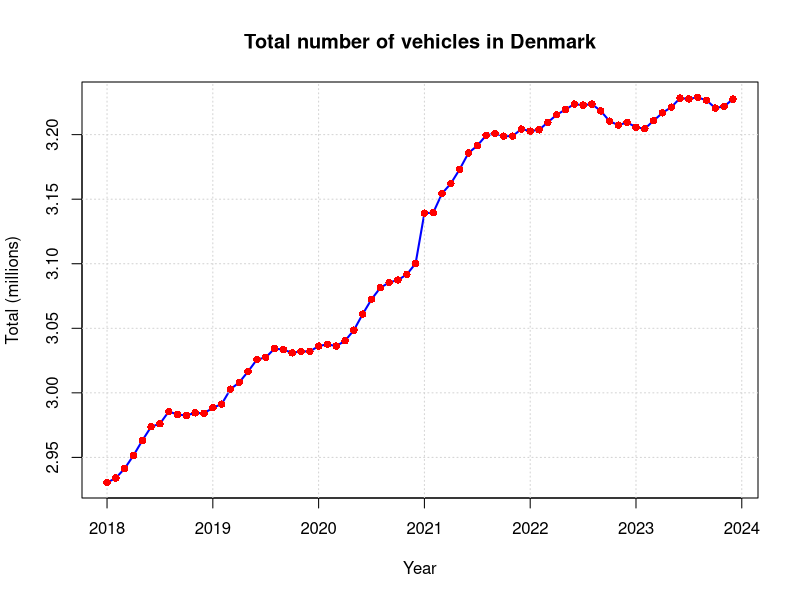
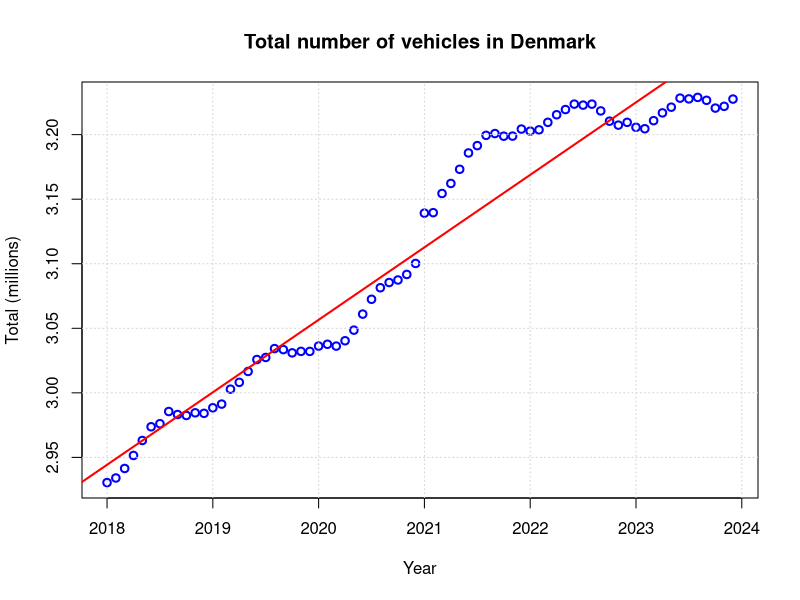
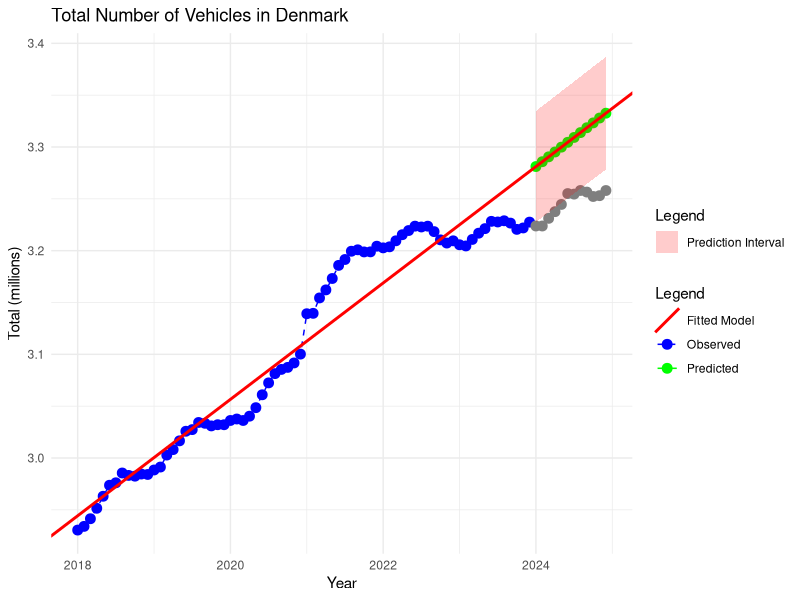
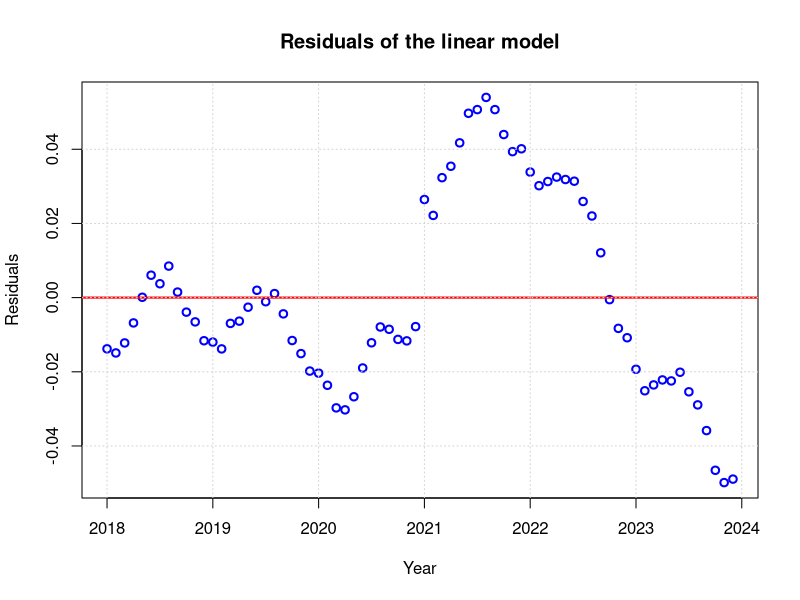
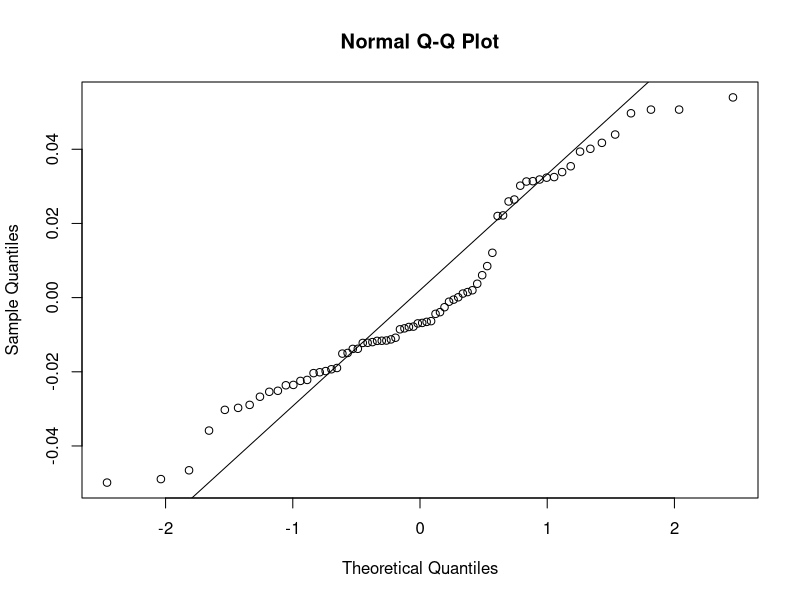
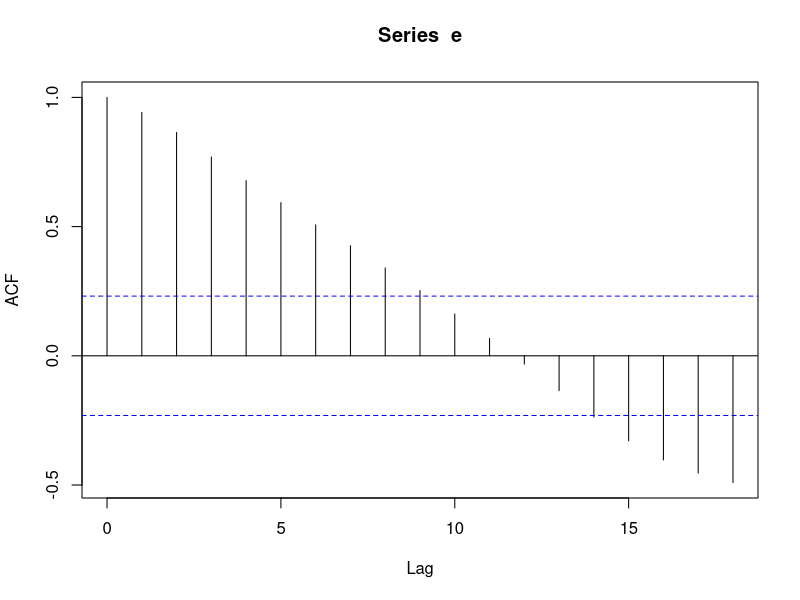

Write the R code that produced these figures, in order. (Note: this script raises an error after producing the figures.)
### Read training data
# ! Perhaps you need to set the working directory!?
# setwd("/home/pbac/g/course02417/2025/assignment1")

# setwd("C:/Users/sofie/OneDrive/Time Series Analysis/02147")
D <- read.csv("DST_BIL54.csv")
str(D)

# See the help
?strftime
D$time <- as.POSIXct(paste0(D$time, "-01"), "%Y-%m-%d", tz = "UTC")
D$time
class(D$time)

## Year to month for each of them
D$year <- 1900 + as.POSIXlt(D$time)$year + as.POSIXlt(D$time)$mon / 12

## Make the output variable a floating point (i.e.\ decimal number)
D$total <- as.numeric(D$total) / 1E6

## Divide intro train and test set
teststart <- as.POSIXct("2024-01-01", tz = "UTC")
Dtrain <- D[D$time < teststart, ]
Dtest <- D[D$time >= teststart, ]


################################################
# 1 Plot data
################################################


# 1.1 Make an array with train set with the year + month/12
x <- 1900 + as.POSIXlt(Dtrain$time)$year + as.POSIXlt(Dtrain$time)$mon / 12

# plot dtotal with x
plot(x, Dtrain$total, xlab = "Year", ylab = "Total (millions)", main = "Total number of vehicles in Denmark", type = "l", col = "blue", lwd = 2)
grid() # Add grid lines
points(x, Dtrain$total, pch = 16, col = "red") # Add points to the plot


################################################
# 2 Linear Trend model
################################################

# 2.2 Fit a linear model
fit <- lm(Dtrain$total ~ x)
summary(fit)
# intercept and slope
# Plot the estimated mean as a line with the observations as points
plot(x, Dtrain$total, xlab="Year", ylab="Total (millions)", main="Total number of vehicles in Denmark", type="p", col="blue", lwd=2)
grid() # Add grid lines
abline(fit, col="red", lwd=2) # Add the fitted line to the plot


# 2.3 Forecast for next 12 months
xnew <- 1900 + as.POSIXlt(Dtest$time)$year + as.POSIXlt(Dtest$time)$mon / 12
pred <- predict(fit, data.frame(x = xnew))

# prediction interval
pred_int <- predict(fit, data.frame(x = xnew), interval = "prediction")
lwr <- pred_int[, 2]
upr <- pred_int[, 3]


# 2.4 Plot the forecast

library(ggplot2)

# Create a dataframe for the observations (training data)
df_train <- data.frame(Year = x, Total = Dtrain$total, Type = "Observed")
df_test <- data.frame(Year = xnew, Total = Dtest$total, Type = "Test")

# Create a dataframe for the predictions
df_pred <- data.frame(Year = xnew, Total = pred, Type = "Predicted")


# Create the plot
library(ggplot2)

ggplot() +
  # Observed data (training set)
  geom_point(data = df_train, aes(x = Year, y = Total, color = "Observed"), size = 3) +  
  geom_line(data = df_train, aes(x = Year, y = Total, color = "Observed"), linetype = "dashed") +  
  
  # Predicted data
  geom_point(data = df_pred, aes(x = Year, y = Total, color = "Predicted"), size = 3) +  
  geom_line(data = df_pred, aes(x = Year, y = Total, color = "Predicted")) +  
  
  # test data
  geom_point(data = df_test, aes(x = Year, y = Total, color = "Test"), size = 3) +
  # Fitted regression line (now correctly red)
  geom_abline(aes(intercept = coef(fit)[1], slope = coef(fit)[2], color = "Fitted Model"), linewidth = 1) +  

  # Confidence interval for predictions
  geom_ribbon(data = df_pred, aes(x = Year, ymin = lwr, ymax = upr, fill = "Prediction Interval"), alpha = 0.2) +
  
  # Labels
  labs(title = "Total Number of Vehicles in Denmark",
       x = "Year", y = "Total (millions)", color = "Legend", fill = "Legend") +
  
  # Define colors for legend
  scale_color_manual(values = c("Observed" = "blue", "Predicted" = "green", "Fitted Model" = "red")) +
  scale_fill_manual(values = c("Prediction Interval" = "red")) +
  
  # Minimal theme
  theme_minimal()


# 2.5 Investigate the residuals of the model. Are the model assumptions fulfilled?

# Residuals
e <- fit$residuals

# Plot residuals
plot(x, e, xlab = "Year", ylab = "Residuals", main = "Residuals of the linear model", type = "p", col = "blue", lwd = 2)
abline(h = 0, col = "red", lwd = 2) # Add a horizontal line at 0
grid() # Add grid lines

# qq plot of residuals:
qqnorm(e)
qqline(e)

# ACF plot of residuals
acf(e)

# Assumptions
# - No correlation between residuals (ACF plot)
# - Constant variance of residuals (plot of residuals)
# - Normally distributed residuals (qq plot of residuals)


################################################
# WLS - Local Linear trend model
################################################

# 3.1. Describe the variance-covariance matrix  for the local model and compare it to the variance-covariance matrix of the corresponding global model

# Variance - covariance for global model, all weights are 1 as we value all observations equally
SIGMA <- diag(n)

# Variance-covariance for local model
# Weights are increasing with time as we value recent observations more
lambda = 0.9
weights <- lambda^((n-1):0)

# Create a diagonal matrix with the weights
SIGMA <- diag(n)*1/weights
W = diag(n)*weights


# 3.2 plot the weights vs. time
plot(x, weights, type = "l", xlab = "Time", ylab = "Weights", main = "Weights for local model", col = "blue", lwd = 2)
grid() # Add grid lines

# 3.3 Sum of all lambda weights
sum(weights)

# Sum of weights in OLS model
# 72 (because we have 72 observations all with weight 1)

# 3.4 Estimate and present theta_hat1 and theta_hat2 for the local model with lambda = 0.9

theta_hat <- solve(t(X) %*% W %*% X) %*% t(X) %*% W %*% Dtrain$total
theta_hat

# 3.5. Make a forecast for the next 12 months - i.e., compute predicted values corresponding to the WLS model with λ = 0.9




Xnew <- cbind(1, xnew)
print(Xnew)
pred_local <- Xnew %*% theta_hat


n <- length(e) # number of samples
p <- 2 # Number of parameters

e_wls <- y - yhat_wls
RSS_wls <- t(e_wls)%*%solve(SIGMA)%*%e_wls
sigma2_wls <- as.numeric(RSS_wls/(n - p))
Vmatrix_pred_local <- sigma2 * (1 + (Xnew %*% solve(t(X)%*%solve(SIGMA)%*%X)) %*% t(Xnew) )

# prediction interval
y_pred_lwr_wls <- y_pred_wls - qt(0.975, df=n-1)*sqrt(diag(Vmatrix_pred_local))
y_pred_upr_wls <- y_pred_wls + qt(0.975, df=n-1)*sqrt(diag(Vmatrix_pred_local))


# Create a dataframe for the predictions
df_pred_local <- data.frame(Year = xnew, Total = pred_local, Type = "Predicted")

# Plot
ggplot(data = df_train, aes(x = Year, y = Total)) +
  geom_point(size = 3) +
  geom_point(data = df_pred, aes(x = Year, y = Total), color = "green") + # Points for predicted values
  geom_point(data = df_pred_local, aes(x = Year, y = Total), color = "purple") + # Points predicted values
  geom_line(data = df_train, aes(x = Year, y = Total), color = "blue", linetype = "dashed") + # Line for observed data
  geom_line(data = df_pred, aes(x = Year, y = Total), color = "green") + # Line for predicted data
  geom_abline(intercept = coef(fit)[1], slope = coef(fit)[2], color = "red") + # line for fit
  geom_abline(intercept = theta_hat[1], slope = theta_hat[2], color = "purple") + # line for local fit
  geom_ribbon(data = df_pred, aes(x = Year, ymin = lwr, ymax = upr), fill = "red", alpha = 0.2) +
  geom_ribbon(data = df_pred_local, aes(x = Year, ymin = y_pred_lwr_wls, ymax = y_pred_upr_wls), fill = "purple", alpha = 0.2) +
  labs(
    title = "Total Number of Vehicles in Denmark",
    x = "Year", y = "Total (millions)"
  ) +
  # scale_color_manual(values = c("Observed" = "blue", "Predicted" = "green")) +
  theme_minimal()

################################################
# RLS - Recursive least squares
################################################

# 4.1 On paper

# 4.2
# Implement the update equations in a for-loop in a computer. Calculate the theta_hat_t up to time t = 3.

p = 2
n = 3

R <- diag(2) * 0.1  # Ensures initial invertibility
Theta <- matrix(0, nrow = n, ncol = p)  # Placeholder for parameter estimates
Theta_0 <- c(0, 0)

for (t in 1:n) {
  xvals <- X[t, ]
  y <- Dtrain$total[t]

  if(t==1){
    R <- R + xvals %*% t(xvals)
    Theta[t, ] <- Theta_0 + solve(R) %*% xvals %*% (y - t(xvals) %*% Theta_0)

  }
  else{

  # Compute R and update with forgetting factor
  R <- R + xvals %*% t(xvals)

  # Update Theta
  Theta[t, ] <- Theta[t-1, ] + solve(R) %*% xvals %*% (y - t(xvals) %*% Theta[t-1, ])
}
}

Theta

# 4.3
# Calculate the estimates of ˆθ_N and compare them to the OLS estimates of θ, are they close? Can
# you find a way to decrease the difference by modifying some initial values and explain why initial
# values are important to get right?

RLS <- function(X, target, p = 2, Theta_0 = c(0, 0)) {

  n = length(X[,1])

  R <- diag(2) * 0.1  # Ensures initial invertibility
  Theta <- matrix(0, nrow = n, ncol = p)  # Placeholder for parameter estimates

  for (t in 1:n) {
    xvals <- X[t, ]
    y <- target[t]

    if(t == 1){
      R <- R + xvals %*% t(xvals)

      Theta[t, ] <- Theta_0 + solve(R) %*% xvals %*% (y - t(xvals) %*% Theta_0)

  }
    else{

    # Compute R and update with forgetting factor
    R <- R + xvals %*% t(xvals)

    # Update Theta
    Theta[t, ] <- Theta[t-1, ] + solve(R) %*% xvals %*% (y - t(xvals) %*% Theta[t-1, ])
}

}

return(Theta)

}

RLS(X, Dtrain$total, p = 2, Theta_0 = c(-110, 0))
coef(fit)

# Note: Man skal være obs på intercept, hvis man vil prøve at ramme noget der minder om den globale OLS


# 4.4
# Implement the RLS algorithm with a forgetting factor λ = 0.99 and λ = 0.7. Calculate the estimates of ˆθ_N for both values of λ.

RLS_lambda <- function(X, target, p = 2, Theta_0 = c(0, 0), lambda = 0.99) {

  n = length(X[,1])

  R <- diag(2) * 0.1  # Ensures initial invertibility
  Theta <- matrix(0, nrow = n, ncol = p)  # Placeholder for parameter estimates

  for (t in 1:n) {
    xvals <- X[t, ]
    y <- target[t]

    if(t == 1){
      R <- lambda * R + xvals %*% t(xvals)

      Theta[t, ] <- Theta_0 + solve(R) %*% xvals %*% (y - t(xvals) %*% Theta_0)

  }
    else{

    # Compute R and update with forgetting factor
    R <- lambda * R + xvals %*% t(xvals)

    # Update Theta
    Theta[t, ] <- Theta[t-1, ] + solve(R) %*% xvals %*% (y - t(xvals) %*% Theta[t-1, ])
}

}

return(Theta)

}

RLS_lambda(X, Dtrain$total, p = 2, Theta_0 = c(0, 0), lambda = 0.99)
RLS_lambda(X, Dtrain$total, p = 2, Theta_0 = c(0, 0), lambda = 0.7)

# Plot parameters for different values of λ
Theta_99 <- RLS_lambda(X, Dtrain$total, p = 2, Theta_0 = c(0, 0), lambda = 0.99)
Theta_7 <- RLS_lambda(X, Dtrain$total, p = 2, Theta_0 = c(0, 0), lambda = 0.7)

# Plot
plot(1:nrow(Theta_99), Theta_99[, 1], xlab = "Iteration", ylab = "Intercept", main = "Parameter estimates for different values of λ", type = "l", col = "blue", lwd = 2, ylim = range(c(Theta_99[, 1], Theta_7[, 1])))
lines(1:nrow(Theta_7), Theta_7[, 1], col = "red", lwd = 2)
grid() # Add grid lines
legend("topright", legend = c("Lambda = 0.99", "Lambda = 0.7"), col = c("blue", "red"), lwd = 2)

plot(1:nrow(Theta_99), Theta_99[, 2], xlab = "Iteration", ylab = "Slope", main = "Parameter estimates for different values of λ", type = "l", col = "blue", lwd = 2, ylim = range(c(Theta_99[, 2], Theta_7[, 2])))
lines(1:nrow(Theta_7), Theta_7[, 2], col = "red", lwd = 2)
grid() # Add grid lines
legend("topright", legend = c("Lambda = 0.99", "Lambda = 0.7"), col = c("blue", "red"), lwd = 2)


# Compare with WLS estimates

SIGMA <- diag(n)

# Variance-covariance for local model
# Weights are increasing with time as we value recent observations more
lambda <- 0.7
weights <- lambda^((n-1):0)

# Create a diagonal matrix with the weights
SIGMA <- diag(n)*1/weights
W = diag(n)*weights

thetaWLS99 <- solve(t(X) %*% W %*% X) %*% t(X) %*% W %*% Dtrain$total
thetaWLS99

thetaWLS7 <- solve(t(X) %*% W %*% X) %*% t(X) %*% W %*% Dtrain$total
thetaWLS7


# 4.5
# Make one step-ahead predictions
n <- length(X[, 1])

# Prediction for lambda = 0.7
OneStepPred_1 <- matrix(NA, nrow = n)
Theta_1 <- RLS_lambda(X, Dtrain$total, p = 2, Theta_0 = c(-110, 0), lambda = 0.7)
for (t in 5:(n - 1)) {
  OneStepPred_1[t + 1] <- X[t + 1, ] %*% Theta_1[t, ]
}


# Prediction for lambda = 0.99
OneStepPred_2 <- matrix(NA, nrow = n)
Theta_2 <- RLS_lambda(X, Dtrain$total, p = 2, Theta_0 = c(-110, 0), lambda = 0.99)
for (t in 5:(n - 1)) {
  OneStepPred_2[t + 1] <- X[t + 1, ] %*% Theta_2[t, ]
}


# Plot actual total number of vehicles
plot(x, Dtrain$total, xlab = "Year", ylab = "Total (millions)", 
     main = "Total number of vehicles in Denmark", type = "l", 
     col = "blue", lwd = 2)

# Add grid lines
grid()

# Add predictions
lines(x, as.vector(OneStepPred_1), col = "green", lwd = 2)
lines(x, as.vector(OneStepPred_2), col = "purple", lwd = 2)

# Add a legend
legend("topleft", legend = c("Actual", "Lambda = 0.7", "Lambda = 0.99"),
       col = c("blue", "green", "purple"), lwd = 2, bty = "n")


# Calculate OneStepAhead residuals
OneStepRes_1 <- Dtrain$total[5:(n - 1)] - as.vector(OneStepPred_1[5:(n - 1)])
OneStepRes_2 <- Dtrain$total[5:(n - 1)] - as.vector(OneStepPred_2[5:(n - 1)])

# Plot residuals
plot(x[5:(n - 1)], OneStepRes_1, xlab = "Year", ylab = "Residuals", 
     main = "One-step-ahead residuals for lambda = 0.7", type = "p", 
     col = "blue", lwd = 2)


plot(x[5:(n - 1)], OneStepRes_2, xlab = "Year", ylab = "Residuals",
     main = "One-step-ahead residuals for lambda = 0.99", type = "p",
     col = "blue", lwd = 2)

# Note: Ligner random residuals med forgetting faktor, men der er et mønster i residuals når der ikke er


# 4.6
# Optimize the forgetting for the horizons k = 1, . . . , 12. First calculate the k-step residuals
# then calculate the k-step Root Mean Square Error (RMSE)
# Do this for a sequence of λ values (e.g. 0.5,0.51,. . . ,0.99) and make a plot.
# Comment on: Is there a pattern and how would you choose an optimal value of λ? Would you
# let λ depend on the horizon?

compute_k_step_rmse <- function(X, y, k_values, lambda_values) {
  results <- expand.grid(lambda = lambda_values, k = k_values)
  results$RMSE <- NA

  for (i in seq_along(lambda_values)) {
    lambda <- lambda_values[i]
    
    # Apply RLS
    Theta <- RLS_lambda(X, y, p = 2, Theta_0 = c(-110, 0), lambda = lambda)
    
    for (k in k_values) {
      # k-step-ahead predictions
      n <- length(y)
      k_step_pred <- rep(NA, n)
      
      for (t in (k + 1):n) {
        if (t + k - 1 <= n) {
          k_step_pred[t + k - 1] <- sum(X[t + k - 1, ] * Theta[t, ])  # Forecast k steps ahead
        }
      }
      
      # Compute residuals
      residuals <- y - k_step_pred
      rmse <- sqrt(mean((1 / (n - k)) * residuals[(k + 1):n]^2, na.rm = TRUE))
      
      # Store RMSE
      results$RMSE[results$lambda == lambda & results$k == k] <- rmse
    }
  }
  
  return(results)
}

lambda_values <- seq(0.5, 0.99, by = 0.01)
k_values <- 1:12  # Forecast horizons


# Compute RMSE for each (lambda, k)
rmse_results <- compute_k_step_rmse(X, Dtrain$total, k_values, lambda_values)
rmse_results

library(ggplot2)
ggplot(rmse_results, aes(x = lambda, y = RMSE, color = as.factor(k))) +
  geom_line(size = 1) +
  labs(title = "RMSE vs. Forgetting Factor (λ) for Different Horizons",
       x = "Forgetting Factor (λ)", y = "Root Mean Square Error (RMSE)", 
       color = "Forecast Horizon (k)") +
  theme_minimal()

# Note: Jo længere forecast horizon, jo større lambda værdi, altså mindre forgetting factor og omvendt for en kort prediction horizon
# Men mere præcis med kort horizon generelt

# For each k, the RMSE is minimized for a different value of λ, make a list of the optimal λ for each k from 1-12
for(i in k_values){
  print(rmse_results[rmse_results$k == i,][which.min(rmse_results[rmse_results$k == i,]$RMSE),])
}

# Define optimal lambda values for different horizons (k)
opt_lambda <- c(0.5, 0.5, 0.5, 0.58, 0.59, 0.59, 0.58, 0.74, 0.74, 0.75, 0.99, 0.99)


# Predict on the test set with optimal lambda values with k steps ahead

# Number of observations
n <- length(D$total)

# Initialize a dataframe to store k-step predictions
PredictionMatrix <- data.frame(Year = D$year, Actual = D$total)

# Merge training and test data
X <- rbind(X, Xnew)

# Loop through different forecast horizons
for (i in seq_along(k_values)) {  
  k <- k_values[i]  # Forecast horizon
  lambda_k <- opt_lambda[i]  # Optimal lambda for this horizon
  
  # Apply RLS with optimal lambda
  Theta <- RLS_lambda(X, D$total, p = 2, Theta_0 = c(0, 0), lambda = lambda_k)
  
  # Initialize predictions for this horizon
  OneStepPred <- rep(NA,n)
  
  # Compute k-step-ahead predictions
  for (t in (k + 1):(n)) {
    OneStepPred[t] <- sum(X[t, ] * Theta[t - 1, ])  
  }
  
  # Store predictions in dataframe
  PredictionMatrix[[paste0("k_", k, "_step")]] <- OneStepPred
  
  # Print progress
  print(paste("Stored predictions for Horizon k =", k, "with λ =", lambda_k))
}

# Display the stored predictions
PredictionMatrix

# Make one plot for each k-step-ahead prediction with legends and the actual data
library(tidyr)
library(ggplot2)

# Reshape the dataframe for plotting
PredictionMatrix_long <- gather(PredictionMatrix, key = "Horizon", value = "Prediction", -Year, -Actual)

# Plot with the prediction over the test set as points

ggplot(data = PredictionMatrix_long, aes(x = Year, y = Prediction, color = Horizon)) +
  # Highlight the test set background
  annotate("rect", xmin = 2024, xmax = Inf, ymin = -Inf, ymax = Inf, alpha = 0.2, fill = "lightgray") +
  # Observed data (training set)
  geom_line(data = df_train, aes(x = Year, y = Total, color = "Observed"), linetype = "dashed") +
  geom_line(data = df_test, aes(x = Year, y = Total, color = "Test"), linetype = 'dashed') +
  geom_point(data = df_pred, aes(x = Year, y = Total, color = "OLS"), size = 3) +
  # Predictions for different horizons as lines
  geom_line(size = 1) +
  # Predictions for different horizons as points for the last 12 months
  geom_point(data = PredictionMatrix_long[PredictionMatrix_long$Year >= 2024, ], aes(color = Horizon), size = 2) +
  # WLS predictions
  geom_line(data = df_pred_local, aes(x = Year, y = Total, color = "WLS"), linetype = "dotted") +
  geom_point(data = df_pred_local[df_pred_local$Year >= 2024, ], aes(x = Year, y = Total, color = "WLS"), size = 3) +
  # OLS trendline
  geom_abline(intercept = coef(fit)[1], slope = coef(fit)[2], color = "green", linetype = "dotted") +
  # WLS trendline
  geom_abline(intercept = theta_hat[1], slope = theta_hat[2], color = "purple", linetype = "dotted") +
  # Labels
  labs(title = "k-step-ahead Predictions vs. Actual Data vs. WLS and OLS",
       x = "Year", y = "Total (millions)", color = "Legend") +
  # Define colors for legend
  scale_color_manual(values = c("Observed" = "blue", "Test" = "red", "OLS" = "green", "WLS" = "purple", 
                                "k_1_step" = "orange", "k_2_step" = "brown", "k_3_step" = "pink", 
                                "k_4_step" = "cyan", "k_5_step" = "magenta", "k_6_step" = "yellow", 
                                "k_7_step" = "gray", "k_8_step" = "black", "k_9_step" = "darkgreen", 
                                "k_10_step" = "darkblue", "k_11_step" = "darkred", "k_12_step" = "darkorange")) +
  # Minimal theme
  theme_minimal()
